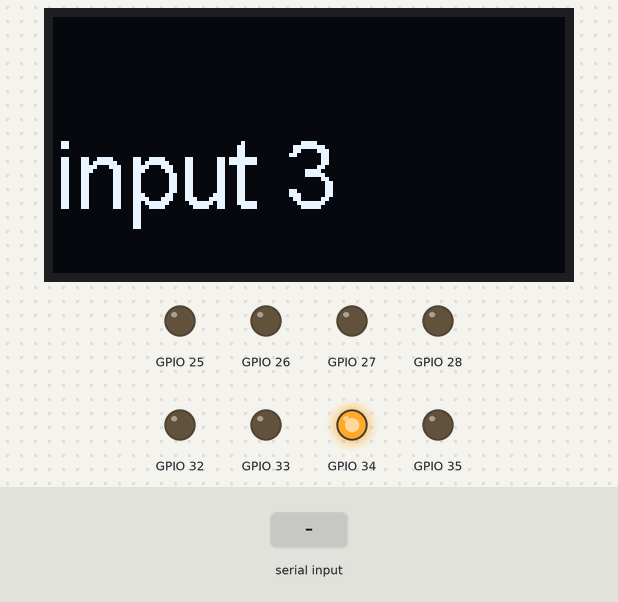
The sketch below on a simulated ESP32. On the bench: 128×64 one-colour display, output pins drawn as LEDs (lit = HIGH). The test bench sets the inputs (shaded band). Nothing arrives over Bluetooth unless stated; what the sketch prints to the serial monitor is not drawn.

Above: at 1.2 s.
1.3 s: "1" received over the second serial link
At 2.5 s:
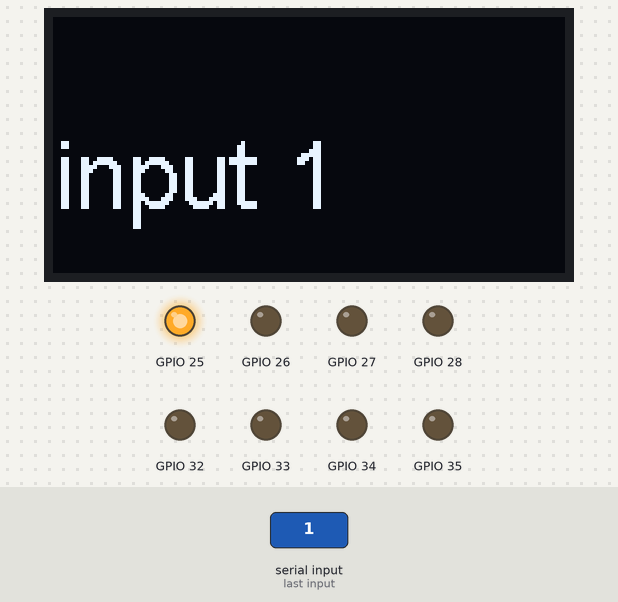
2.8 s: "2" received over the second serial link
At 4.0 s:
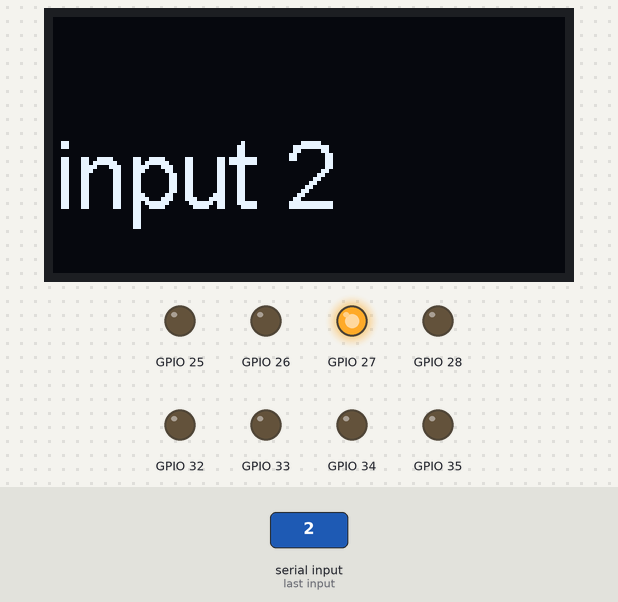
4.3 s: "3" received over the second serial link
At 5.2 s:
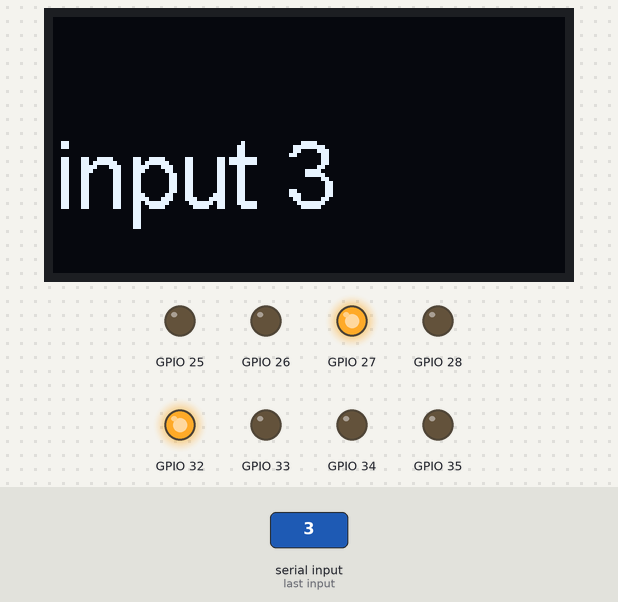
5.8 s: "4" received over the second serial link
At 7.0 s:
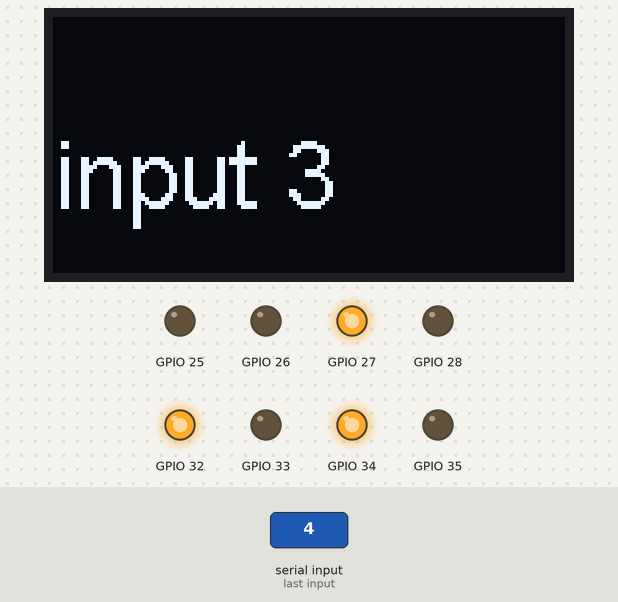
Timing chart, 0 to 8.3 s (numbered marks = the images above; inputs shaded):
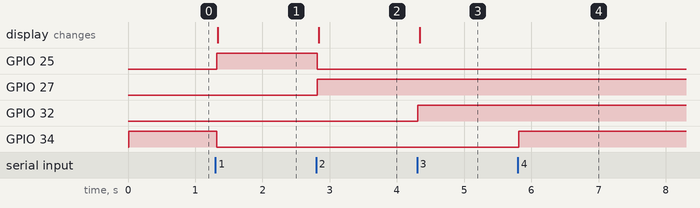

Measured:
- after the input at 1.3 s, GPIO 25: LOW → HIGH at once; GPIO 34: HIGH → LOW at once; the display: changes at once (image 1)
- after the input at 2.8 s, GPIO 25: HIGH → LOW at once; GPIO 27: LOW → HIGH at once; the display: changes at once (image 2)
- after the input at 4.3 s, GPIO 32: LOW → HIGH at once; the display: changes at once (image 3)
- after the input at 5.8 s, GPIO 34: LOW → HIGH at once

The sketch:

testicle2.ino
```cpp
// (licence header left out)
#include <Wire.h>  // Only needed for Arduino 1.6.5 and earlier
#include "SSD1306Wire.h" // legacy include: `#include "SSD1306.h"`
#include "BluetoothSerial.h"

BluetoothSerial SerialBT;
SSD1306Wire display(0x3c,5, 4);
int input =1;
char blue;

void setup() {
  Serial.begin(115200);
  SerialBT.begin("x audio"); //Bluetooth device name
  Serial.println("The device started, now you can pair it with bluetooth!");
  Serial.println();
  Serial.println();
  display.init();
  display.flipScreenVertically();
  display.setFont(ArialMT_Plain_10);
  pinMode(25, OUTPUT);
  pinMode(26, OUTPUT);
  pinMode(27, OUTPUT);
  pinMode(28, OUTPUT);
  pinMode(32, OUTPUT);
  pinMode(33, OUTPUT);
  pinMode(34, OUTPUT);
  pinMode(35, OUTPUT);
}

void loop() {

  //write through serial to bluetooth
  //if (Serial.available()) {
  //SerialBT.write(Serial.read());
  //}
  if (SerialBT.available()) {
  blue=SerialBT.read();
  Serial.write(blue);
  }
  display.setTextAlignment(TEXT_ALIGN_LEFT);
  display.setFont(ArialMT_Plain_24);

  switch (blue)
   {
    case '1': // code to be executed if n = 1;
        display.clear();
        display.drawString(0, 26, "input 1");
        turnoff();
        digitalWrite(25, HIGH);
        digitalWrite(26, LOW);
        break;
    case '2': // code to be executed if n = 2;
        display.clear();
        display.drawString(0, 26, "input 2");
        turnoff();
        digitalWrite(27, HIGH);
        digitalWrite(28, LOW);
        break;
    case '3': // code to be executed if n = 3;
        display.clear();
        display.drawString(0, 26, "input 3");
        digitalWrite(32, HIGH);
        digitalWrite(33, LOW);
        break;
    case '4': // code to be executed if n = 4;
        display.clear();
        display.drawString(0, 26, "input 3");
        digitalWrite(34, HIGH);
        digitalWrite(35, LOW);
        break;
    default: // code to be executed if n doesn't match any cases
        display.clear();
        display.drawString(0, 26, "input 3");
        digitalWrite(34, HIGH);
        digitalWrite(35, LOW);
   }


  display.display();

  delay(10);
}


void turnoff()
{
  digitalWrite(25, LOW);
  digitalWrite(26, LOW);
  digitalWrite(27, LOW);
  digitalWrite(28, LOW);
  digitalWrite(32, LOW);
  digitalWrite(33, LOW);
  digitalWrite(34, LOW);
  digitalWrite(35, LOW);
}
```
